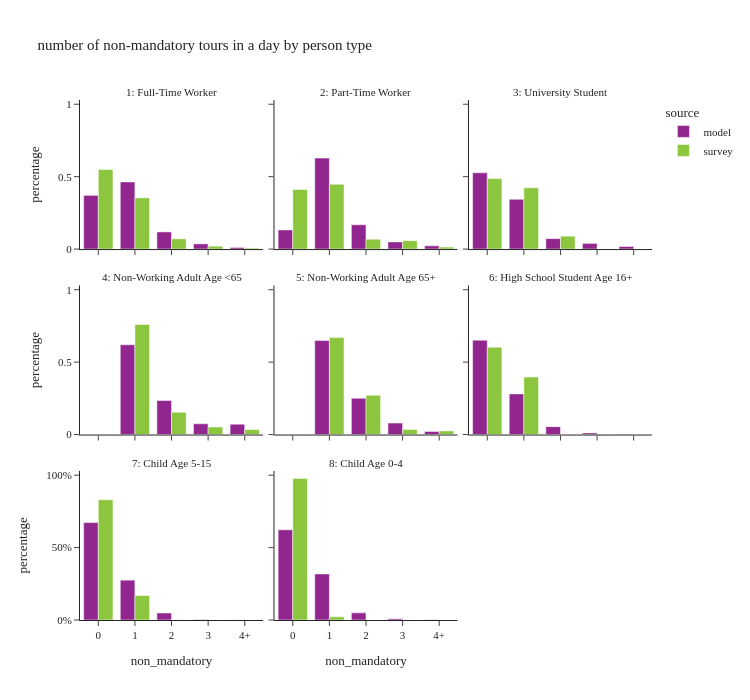

The code cell stored with this chart in its notebook:
### Code cell
util.plot_share_facetbar(per_data, 'person_weight', 'non_mandatory', "number of non-mandatory tours in a day by person type", 
                        'ptype_label', facet_col_wrap=3,
                        height=700, orientation='v')

### Figure 1 — Plotly figure (JSON) as saved in the notebook; plotly's stock layout.template omitted (floating-point values rounded to 4 significant figures)
{"data": [{"alignmentgroup": "True", "customdata": [[550733], [688330], [176083], [53526], [16471]], "hovertemplate": "source=model<br>ptype_label=1: Full-Time Worker<br>non_mandatory=%{x}<br>percentage=%{y}<br>sample_size=%{customdata[0]}<extra></extra>", "legendgroup": "model", "marker": {"color": "#91268F", "pattern": {"shape": ""}}, "name": "model", "offsetgroup": "model", "orientation": "v", "showlegend": true, "textposition": "auto", "type": "bar", "x": ["0", "1", "2", "3", "4+"], "xaxis": "x7", "y": [0.3708, 0.4635, 0.1186, 0.03604, 0.01109], "yaxis": "y7"}, {"alignmentgroup": "True", "customdata": [[39206], [186259], [49765], [14724], [6587]], "hovertemplate": "source=model<br>ptype_label=2: Part-Time Worker<br>non_mandatory=%{x}<br>percentage=%{y}<br>sample_size=%{customdata[0]}<extra></extra>", "legendgroup": "model", "marker": {"color": "#91268F", "pattern": {"shape": ""}}, "name": "model", "offsetgroup": "model", "orientation": "v", "showlegend": false, "textposition": "auto", "type": "bar", "x": ["0", "1", "2", "3", "4+"], "xaxis": "x8", "y": [0.1322, 0.6281, 0.1678, 0.04965, 0.02221], "yaxis": "y8"}, {"alignmentgroup": "True", "customdata": [[74807], [48847], [10256], [5565], [2540]], "hovertemplate": "source=model<br>ptype_label=3: University Student<br>non_mandatory=%{x}<br>percentage=%{y}<br>sample_size=%{customdata[0]}<extra></extra>", "legendgroup": "model", "marker": {"color": "#91268F", "pattern": {"shape": ""}}, "name": "model", "offsetgroup": "model", "orientation": "v", "showlegend": false, "textposition": "auto", "type": "bar", "x": ["0", "1", "2", "3", "4+"], "xaxis": "x9", "y": [0.5268, 0.344, 0.07222, 0.03919, 0.01789], "yaxis": "y9"}, {"alignmentgroup": "True", "customdata": [[284403], [107693], [33976], [32770]], "hovertemplate": "source=model<br>ptype_label=4: Non-Working Adult Age <65<br>non_mandatory=%{x}<br>percentage=%{y}<br>sample_size=%{customdata[0]}<extra></extra>", "legendgroup": "model", "marker": {"color": "#91268F", "pattern": {"shape": ""}}, "name": "model", "offsetgroup": "model", "orientation": "v", "showlegend": false, "textposition": "auto", "type": "bar", "x": ["1", "2", "3", "4+"], "xaxis": "x4", "y": [0.6198, 0.2347, 0.07405, 0.07142], "yaxis": "y4"}, {"alignmentgroup": "True", "customdata": [[253838], [97854], [30950], [8451]], "hovertemplate": "source=model<br>ptype_label=5: Non-Working Adult Age 65+<br>non_mandatory=%{x}<br>percentage=%{y}<br>sample_size=%{customdata[0]}<extra></extra>", "legendgroup": "model", "marker": {"color": "#91268F", "pattern": {"shape": ""}}, "name": "model", "offsetgroup": "model", "orientation": "v", "showlegend": false, "textposition": "auto", "type": "bar", "x": ["1", "2", "3", "4+"], "xaxis": "x5", "y": [0.649, 0.2502, 0.07914, 0.02161], "yaxis": "y5"}, {"alignmentgroup": "True", "customdata": [[71239], [30691], [5960], [1247], [198]], "hovertemplate": "source=model<br>ptype_label=6: High School Student Age 16+<br>non_mandatory=%{x}<br>percentage=%{y}<br>sample_size=%{customdata[0]}<extra></extra>", "legendgroup": "model", "marker": {"color": "#91268F", "pattern": {"shape": ""}}, "name": "model", "offsetgroup": "model", "orientation": "v", "showlegend": false, "textposition": "auto", "type": "bar", "x": ["0", "1", "2", "3", "4+"], "xaxis": "x6", "y": [0.6516, 0.2807, 0.05451, 0.01141, 0.001811], "yaxis": "y6"}, {"alignmentgroup": "True", "customdata": [[328499], [134349], [23662], [1662], [151]], "hovertemplate": "source=model<br>ptype_label=7: Child Age 5-15<br>non_mandatory=%{x}<br>percentage=%{y}<br>sample_size=%{customdata[0]}<extra></extra>", "legendgroup": "model", "marker": {"color": "#91268F", "pattern": {"shape": ""}}, "name": "model", "offsetgroup": "model", "orientation": "v", "showlegend": false, "textposition": "auto", "type": "bar", "x": ["0", "1", "2", "3", "4+"], "xaxis": "x", "y": [0.6727, 0.2751, 0.04846, 0.003403, 0.0003092], "yaxis": "y"}, {"alignmentgroup": "True", "customdata": [[123153], [62921], [9762], [1657], [203]], "hovertemplate": "source=model<br>ptype_label=8: Child Age 0-4<br>non_mandatory=%{x}<br>percentage=%{y}<br>sample_size=%{customdata[0]}<extra></extra>", "legendgroup": "model", "marker": {"color": "#91268F", "pattern": {"shape": ""}}, "name": "model", "offsetgroup": "model", "orientation": "v", "showlegend": false, "textposition": "auto", "type": "bar", "x": ["0", "1", "2", "3", "4+"], "xaxis": "x2", "y": [0.6229, 0.3183, 0.04938, 0.008382, 0.001027], "yaxis": "y2"}, {"alignmentgroup": "True", "customdata": [[716], [620], [152], [41], [8]], "hovertemplate": "source=survey<br>ptype_label=1: Full-Time Worker<br>non_mandatory=%{x}<br>percentage=%{y}<br>sample_size=%{customdata[0]}<extra></extra>", "legendgroup": "survey", "marker": {"color": "#8CC63E", "pattern": {"shape": ""}}, "name": "survey", "offsetgroup": "survey", "orientation": "v", "showlegend": true, "textposition": "auto", "type": "bar", "x": ["0", "1", "2", "3", "4+"], "xaxis": "x7", "y": [0.5494, 0.3533, 0.07065, 0.02012, 0.00653], "yaxis": "y7"}, {"alignmentgroup": "True", "customdata": [[120], [169], [57], [22], [5]], "hovertemplate": "source=survey<br>ptype_label=2: Part-Time Worker<br>non_mandatory=%{x}<br>percentage=%{y}<br>sample_size=%{customdata[0]}<extra></extra>", "legendgroup": "survey", "marker": {"color": "#8CC63E", "pattern": {"shape": ""}}, "name": "survey", "offsetgroup": "survey", "orientation": "v", "showlegend": false, "textposition": "auto", "type": "bar", "x": ["0", "1", "2", "3", "4+"], "xaxis": "x8", "y": [0.4121, 0.4476, 0.06863, 0.05818, 0.01355], "yaxis": "y8"}, {"alignmentgroup": "True", "customdata": [[55], [48], [16], [1]], "hovertemplate": "source=survey<br>ptype_label=3: University Student<br>non_mandatory=%{x}<br>percentage=%{y}<br>sample_size=%{customdata[0]}<extra></extra>", "legendgroup": "survey", "marker": {"color": "#8CC63E", "pattern": {"shape": ""}}, "name": "survey", "offsetgroup": "survey", "orientation": "v", "showlegend": false, "textposition": "auto", "type": "bar", "x": ["0", "1", "2", "3"], "xaxis": "x9", "y": [0.4866, 0.4233, 0.0891, 0.00096], "yaxis": "y9"}, {"alignmentgroup": "True", "customdata": [[290], [74], [28], [11]], "hovertemplate": "source=survey<br>ptype_label=4: Non-Working Adult Age <65<br>non_mandatory=%{x}<br>percentage=%{y}<br>sample_size=%{customdata[0]}<extra></extra>", "legendgroup": "survey", "marker": {"color": "#8CC63E", "pattern": {"shape": ""}}, "name": "survey", "offsetgroup": "survey", "orientation": "v", "showlegend": false, "textposition": "auto", "type": "bar", "x": ["1", "2", "3", "4+"], "xaxis": "x4", "y": [0.7606, 0.1535, 0.05173, 0.03418], "yaxis": "y4"}, {"alignmentgroup": "True", "customdata": [[358], [103], [19], [8]], "hovertemplate": "source=survey<br>ptype_label=5: Non-Working Adult Age 65+<br>non_mandatory=%{x}<br>percentage=%{y}<br>sample_size=%{customdata[0]}<extra></extra>", "legendgroup": "survey", "marker": {"color": "#8CC63E", "pattern": {"shape": ""}}, "name": "survey", "offsetgroup": "survey", "orientation": "v", "showlegend": false, "textposition": "auto", "type": "bar", "x": ["1", "2", "3", "4+"], "xaxis": "x5", "y": [0.6692, 0.2704, 0.03532, 0.02504], "yaxis": "y5"}, {"alignmentgroup": "True", "customdata": [[27], [14]], "hovertemplate": "source=survey<br>ptype_label=6: High School Student Age 16+<br>non_mandatory=%{x}<br>percentage=%{y}<br>sample_size=%{customdata[0]}<extra></extra>", "legendgroup": "survey", "marker": {"color": "#8CC63E", "pattern": {"shape": ""}}, "name": "survey", "offsetgroup": "survey", "orientation": "v", "showlegend": false, "textposition": "auto", "type": "bar", "x": ["0", "1"], "xaxis": "x6", "y": [0.6028, 0.3972], "yaxis": "y6"}, {"alignmentgroup": "True", "customdata": [[187], [29], [2]], "hovertemplate": "source=survey<br>ptype_label=7: Child Age 5-15<br>non_mandatory=%{x}<br>percentage=%{y}<br>sample_size=%{customdata[0]}<extra></extra>", "legendgroup": "survey", "marker": {"color": "#8CC63E", "pattern": {"shape": ""}}, "name": "survey", "offsetgroup": "survey", "orientation": "v", "showlegend": false, "textposition": "auto", "type": "bar", "x": ["0", "1", "2"], "xaxis": "x", "y": [0.8302, 0.1688, 0.001067], "yaxis": "y"}, {"alignmentgroup": "True", "customdata": [[51], [6]], "hovertemplate": "source=survey<br>ptype_label=8: Child Age 0-4<br>non_mandatory=%{x}<br>percentage=%{y}<br>sample_size=%{customdata[0]}<extra></extra>", "legendgroup": "survey", "marker": {"color": "#8CC63E", "pattern": {"shape": ""}}, "name": "survey", "offsetgroup": "survey", "orientation": "v", "showlegend": false, "textposition": "auto", "type": "bar", "x": ["0", "1"], "xaxis": "x2", "y": [0.9778, 0.02219], "yaxis": "y2"}], "layout": {"annotations": [{"font": {}, "showarrow": false, "text": "7: Child Age 5-15", "x": 0.16, "xanchor": "center", "xref": "paper", "y": 0.2867, "yanchor": "bottom", "yref": "paper"}, {"font": {}, "showarrow": false, "text": "8: Child Age 0-4", "x": 0.5, "xanchor": "center", "xref": "paper", "y": 0.2867, "yanchor": "bottom", "yref": "paper"}, {"font": {}, "showarrow": false, "text": "4: Non-Working Adult Age <65", "x": 0.16, "xanchor": "center", "xref": "paper", "y": 0.6433, "yanchor": "bottom", "yref": "paper"}, {"font": {}, "showarrow": false, "text": "5: Non-Working Adult Age 65+", "x": 0.5, "xanchor": "center", "xref": "paper", "y": 0.6433, "yanchor": "bottom", "yref": "paper"}, {"font": {}, "showarrow": false, "text": "6: High School Student Age 16+", "x": 0.84, "xanchor": "center", "xref": "paper", "y": 0.6433, "yanchor": "bottom", "yref": "paper"}, {"font": {}, "showarrow": false, "text": "1: Full-Time Worker", "x": 0.16, "xanchor": "center", "xref": "paper", "y": 1.0, "yanchor": "bottom", "yref": "paper"}, {"font": {}, "showarrow": false, "text": "2: Part-Time Worker", "x": 0.5, "xanchor": "center", "xref": "paper", "y": 1.0, "yanchor": "bottom", "yref": "paper"}, {"font": {}, "showarrow": false, "text": "3: University Student", "x": 0.84, "xanchor": "center", "xref": "paper", "y": 1.0, "yanchor": "bottom", "yref": "paper"}], "barmode": "group", "height": 700, "legend": {"title": {"text": "source"}, "tracegroupgap": 0}, "title": {"text": "number of non-mandatory tours in a day by person type"}, "width": 750, "xaxis": {"anchor": "y", "domain": [0.0, 0.32], "title": {"text": "non_mandatory"}}, "xaxis2": {"anchor": "y2", "domain": [0.34, 0.66], "matches": "x", "title": {"text": "non_mandatory"}}, "xaxis3": {"anchor": "y3", "domain": [0.68, 1.0], "matches": "x", "title": {"text": "non_mandatory"}}, "xaxis4": {"anchor": "y4", "domain": [0.0, 0.32], "matches": "x", "showticklabels": false}, "xaxis5": {"anchor": "y5", "domain": [0.34, 0.66], "matches": "x", "showticklabels": false}, "xaxis6": {"anchor": "y6", "domain": [0.68, 1.0], "matches": "x", "showticklabels": false}, "xaxis7": {"anchor": "y7", "domain": [0.0, 0.32], "matches": "x", "showticklabels": false}, "xaxis8": {"anchor": "y8", "domain": [0.34, 0.66], "matches": "x", "showticklabels": false}, "xaxis9": {"anchor": "y9", "domain": [0.68, 1.0], "matches": "x", "showticklabels": false}, "yaxis": {"anchor": "x", "domain": [0.0, 0.2867], "tickformat": ".0%", "title": {"text": "percentage"}}, "yaxis2": {"anchor": "x2", "domain": [0.0, 0.2867], "matches": "y", "showticklabels": false, "tickformat": ".0%"}, "yaxis3": {"anchor": "x3", "domain": [0.0, 0.2867], "matches": "y", "showticklabels": false}, "yaxis4": {"anchor": "x4", "domain": [0.3567, 0.6433], "matches": "y", "title": {"text": "percentage"}}, "yaxis5": {"anchor": "x5", "domain": [0.3567, 0.6433], "matches": "y", "showticklabels": false}, "yaxis6": {"anchor": "x6", "domain": [0.3567, 0.6433], "matches": "y", "showticklabels": false}, "yaxis7": {"anchor": "x7", "domain": [0.7133, 1.0], "matches": "y", "title": {"text": "percentage"}}, "yaxis8": {"anchor": "x8", "domain": [0.7133, 1.0], "matches": "y", "showticklabels": false}, "yaxis9": {"anchor": "x9", "domain": [0.7133, 1.0], "matches": "y", "showticklabels": false}}}
